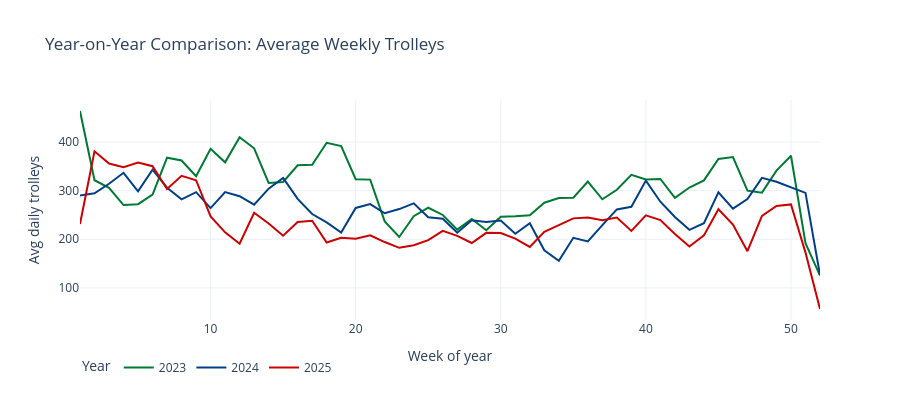

The notebook cell saved with this chart:
### Markdown cell above
> **Finding:** The 28-day rolling average reveals a clear seasonal pattern — sharp winter peaks and summer troughs. The amber diamonds (public holidays) consistently appear at or near local peaks, confirming that holidays amplify pressure rather than relieve it.

### Code cell
# ── Chart 1.2: Year-on-year comparison ───────────────────────────────────────
yoy = national[national['year'].isin([2023, 2024, 2025])].copy()
yoy_avg = (
    yoy.groupby(['year', 'week'])['total_trolleys']
    .mean().reset_index()
)

fig2 = px.line(
    yoy_avg, x='week', y='total_trolleys', color='year',
    color_discrete_sequence=[HSE_GREEN, HSE_BLUE, RED],
    labels={'week': 'Week of year', 'total_trolleys': 'Avg daily trolleys', 'year': 'Year'},
    title='Year-on-Year Comparison: Average Weekly Trolleys',
    template=TEMPLATE
)
fig2.update_traces(line_width=2)
fig2.update_layout(height=400, legend=dict(orientation='h', y=-0.15))
fig2.show()

# Summary stats
for yr in [2023, 2024, 2025]:
    avg = national[national['year']==yr]['total_trolleys'].mean()
    print(f"{yr}  avg daily: {avg:.0f}")

### Figure 1 — Plotly figure (JSON) as saved in the notebook; plotly's stock layout.template omitted (floating-point values rounded to 4 significant figures)
{"data": [{"hovertemplate": "Year=2023<br>Week of year=%{x}<br>Avg daily trolleys=%{y}<extra></extra>", "legendgroup": "2023", "line": {"color": "#007A33", "dash": "solid", "width": 2}, "marker": {"symbol": "circle"}, "mode": "lines", "name": "2023", "orientation": "v", "showlegend": true, "type": "scatter", "x": [1, 2, 3, 4, 5, 6, 7, 8, 9, 10, 11, 12, 13, 14, 15, 16, 17, 18, 19, 20, 21, 22, 23, 24, 25, 26, 27, 28, 29, 30, 31, 32, 33, 34, 35, 36, 37, 38, 39, 40, 41, 42, 43, 44, 45, 46, 47, 48, 49, 50, 51, 52], "xaxis": "x", "y": [463.9, 321.4, 305.7, 270.4, 272.1, 291.9, 367.9, 362.0, 329.7, 386.1, 358.3, 410.0, 387.1, 316.0, 317.9, 352.1, 353.3, 398.4, 391.9, 323.6, 322.7, 236.7, 204.7, 247.6, 264.9, 250.0, 219.9, 241.9, 218.7, 246.4, 247.3, 249.6, 275.1, 284.7, 285.4, 318.7, 282.3, 301.9, 332.6, 322.9, 324.0, 285.3, 306.4, 321.1, 365.1, 369.1, 300.0, 295.9, 341.3, 371.9, 191.9, 125.2], "yaxis": "y"}, {"hovertemplate": "Year=2024<br>Week of year=%{x}<br>Avg daily trolleys=%{y}<extra></extra>", "legendgroup": "2024", "line": {"color": "#003F87", "dash": "solid", "width": 2}, "marker": {"symbol": "circle"}, "mode": "lines", "name": "2024", "orientation": "v", "showlegend": true, "type": "scatter", "x": [1, 2, 3, 4, 5, 6, 7, 8, 9, 10, 11, 12, 13, 14, 15, 16, 17, 18, 19, 20, 21, 22, 23, 24, 25, 26, 27, 28, 29, 30, 31, 32, 33, 34, 35, 36, 37, 38, 39, 40, 41, 42, 43, 44, 45, 46, 47, 48, 49, 50, 51, 52], "xaxis": "x", "y": [289.8, 294.6, 314.1, 336.7, 298.6, 343.1, 306.1, 282.1, 297.0, 264.1, 297.1, 288.6, 271.1, 304.1, 326.0, 283.0, 251.9, 234.9, 213.7, 264.4, 272.3, 253.6, 262.1, 274.0, 245.1, 242.1, 213.6, 239.0, 235.6, 238.4, 211.3, 232.9, 177.3, 155.9, 203.0, 195.4, 229.1, 261.4, 266.9, 320.7, 277.3, 245.9, 219.4, 233.0, 296.7, 263.0, 282.9, 326.3, 318.4, 306.1, 295.4, 126.6], "yaxis": "y"}, {"hovertemplate": "Year=2025<br>Week of year=%{x}<br>Avg daily trolleys=%{y}<extra></extra>", "legendgroup": "2025", "line": {"color": "#CC0000", "dash": "solid", "width": 2}, "marker": {"symbol": "circle"}, "mode": "lines", "name": "2025", "orientation": "v", "showlegend": true, "type": "scatter", "x": [1, 2, 3, 4, 5, 6, 7, 8, 9, 10, 11, 12, 13, 14, 15, 16, 17, 18, 19, 20, 21, 22, 23, 24, 25, 26, 27, 28, 29, 30, 31, 32, 33, 34, 35, 36, 37, 38, 39, 40, 41, 42, 43, 44, 45, 46, 47, 48, 49, 50, 51, 52], "xaxis": "x", "y": [231.5, 381.0, 355.7, 348.1, 358.0, 350.3, 303.4, 330.6, 321.4, 247.0, 214.3, 190.7, 254.4, 232.6, 207.3, 235.4, 238.0, 193.3, 203.1, 201.0, 208.0, 194.3, 182.4, 187.7, 198.3, 217.3, 207.0, 192.3, 213.3, 213.0, 201.4, 184.1, 215.4, 230.0, 243.0, 244.6, 239.0, 244.7, 217.1, 249.1, 239.6, 210.7, 185.1, 208.0, 261.7, 230.4, 175.6, 248.0, 268.6, 271.7, 172.6, 56.57], "yaxis": "y"}], "layout": {"height": 400, "legend": {"orientation": "h", "title": {"text": "Year"}, "tracegroupgap": 0, "y": -0.15}, "title": {"text": "Year-on-Year Comparison: Average Weekly Trolleys"}, "xaxis": {"anchor": "y", "domain": [0, 1], "title": {"text": "Week of year"}}, "yaxis": {"anchor": "x", "domain": [0, 1], "title": {"text": "Avg daily trolleys"}}}}
